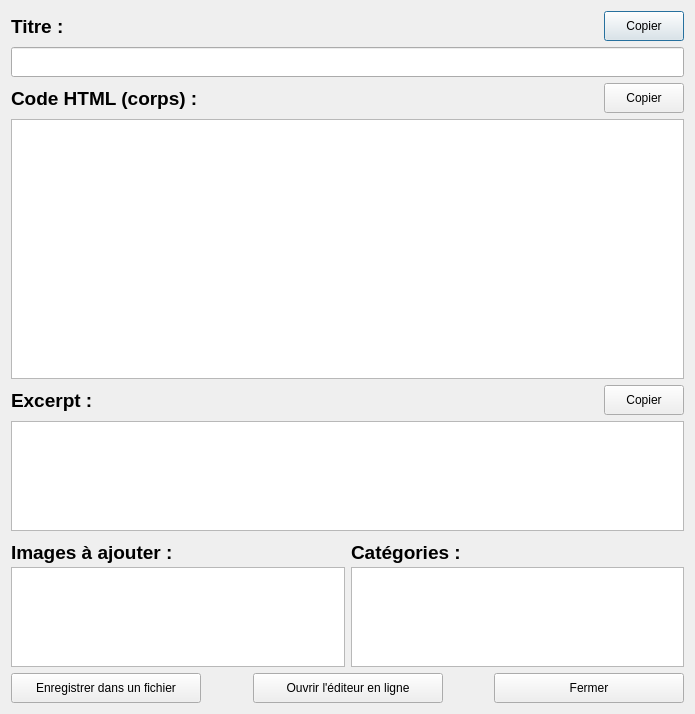
<?xml version="1.0" encoding="UTF-8"?>
<ui version="4.0">
 <class>SendManual</class>
 <widget class="QDialog" name="SendManual">
  <property name="geometry">
   <rect>
    <x>0</x>
    <y>0</y>
    <width>695</width>
    <height>714</height>
   </rect>
  </property>
  <property name="windowTitle">
   <string>Dialog</string>
  </property>
  <layout class="QHBoxLayout" name="horizontalLayout_6">
   <item>
    <layout class="QVBoxLayout" name="verticalLayout_3">
     <item>
      <layout class="QHBoxLayout" name="horizontalLayout">
       <item>
        <widget class="QLabel" name="label">
         <property name="sizePolicy">
          <sizepolicy hsizetype="Preferred" vsizetype="Fixed">
           <horstretch>0</horstretch>
           <verstretch>0</verstretch>
          </sizepolicy>
         </property>
         <property name="minimumSize">
          <size>
           <width>0</width>
           <height>30</height>
          </size>
         </property>
         <property name="maximumSize">
          <size>
           <width>16777215</width>
           <height>30</height>
          </size>
         </property>
         <property name="font">
          <font>
           <pointsize>14</pointsize>
           <weight>75</weight>
           <bold>true</bold>
          </font>
         </property>
         <property name="text">
          <string>Titre :</string>
         </property>
        </widget>
       </item>
       <item>
        <widget class="QPushButton" name="copyTitre">
         <property name="sizePolicy">
          <sizepolicy hsizetype="Fixed" vsizetype="Fixed">
           <horstretch>0</horstretch>
           <verstretch>0</verstretch>
          </sizepolicy>
         </property>
         <property name="minimumSize">
          <size>
           <width>80</width>
           <height>30</height>
          </size>
         </property>
         <property name="maximumSize">
          <size>
           <width>80</width>
           <height>30</height>
          </size>
         </property>
         <property name="text">
          <string>Copier</string>
         </property>
        </widget>
       </item>
      </layout>
     </item>
     <item>
      <widget class="QLineEdit" name="titre">
       <property name="minimumSize">
        <size>
         <width>510</width>
         <height>30</height>
        </size>
       </property>
       <property name="readOnly">
        <bool>true</bool>
       </property>
      </widget>
     </item>
     <item>
      <layout class="QHBoxLayout" name="horizontalLayout_2">
       <item>
        <widget class="QLabel" name="label_2">
         <property name="sizePolicy">
          <sizepolicy hsizetype="Preferred" vsizetype="Fixed">
           <horstretch>0</horstretch>
           <verstretch>0</verstretch>
          </sizepolicy>
         </property>
         <property name="minimumSize">
          <size>
           <width>0</width>
           <height>30</height>
          </size>
         </property>
         <property name="maximumSize">
          <size>
           <width>16777215</width>
           <height>30</height>
          </size>
         </property>
         <property name="font">
          <font>
           <pointsize>14</pointsize>
           <weight>75</weight>
           <bold>true</bold>
          </font>
         </property>
         <property name="text">
          <string>Code HTML (corps) :</string>
         </property>
        </widget>
       </item>
       <item>
        <widget class="QPushButton" name="copyHtmlCode">
         <property name="sizePolicy">
          <sizepolicy hsizetype="Fixed" vsizetype="Fixed">
           <horstretch>0</horstretch>
           <verstretch>0</verstretch>
          </sizepolicy>
         </property>
         <property name="minimumSize">
          <size>
           <width>80</width>
           <height>30</height>
          </size>
         </property>
         <property name="maximumSize">
          <size>
           <width>80</width>
           <height>30</height>
          </size>
         </property>
         <property name="text">
          <string>Copier</string>
         </property>
        </widget>
       </item>
      </layout>
     </item>
     <item>
      <widget class="QPlainTextEdit" name="htmlCode">
       <property name="minimumSize">
        <size>
         <width>510</width>
         <height>260</height>
        </size>
       </property>
       <property name="readOnly">
        <bool>true</bool>
       </property>
      </widget>
     </item>
     <item>
      <layout class="QHBoxLayout" name="horizontalLayout_5">
       <item>
        <widget class="QLabel" name="label_4">
         <property name="sizePolicy">
          <sizepolicy hsizetype="Preferred" vsizetype="Fixed">
           <horstretch>0</horstretch>
           <verstretch>0</verstretch>
          </sizepolicy>
         </property>
         <property name="minimumSize">
          <size>
           <width>0</width>
           <height>30</height>
          </size>
         </property>
         <property name="maximumSize">
          <size>
           <width>16777215</width>
           <height>30</height>
          </size>
         </property>
         <property name="font">
          <font>
           <pointsize>14</pointsize>
           <weight>75</weight>
           <bold>true</bold>
          </font>
         </property>
         <property name="text">
          <string>Excerpt :</string>
         </property>
        </widget>
       </item>
       <item>
        <widget class="QPushButton" name="copyExcerpt">
         <property name="sizePolicy">
          <sizepolicy hsizetype="Fixed" vsizetype="Fixed">
           <horstretch>0</horstretch>
           <verstretch>0</verstretch>
          </sizepolicy>
         </property>
         <property name="minimumSize">
          <size>
           <width>80</width>
           <height>30</height>
          </size>
         </property>
         <property name="maximumSize">
          <size>
           <width>80</width>
           <height>30</height>
          </size>
         </property>
         <property name="text">
          <string>Copier</string>
         </property>
        </widget>
       </item>
      </layout>
     </item>
     <item>
      <widget class="QPlainTextEdit" name="excerpt">
       <property name="minimumSize">
        <size>
         <width>330</width>
         <height>110</height>
        </size>
       </property>
       <property name="maximumSize">
        <size>
         <width>16777215</width>
         <height>150</height>
        </size>
       </property>
       <property name="readOnly">
        <bool>true</bool>
       </property>
      </widget>
     </item>
     <item>
      <layout class="QHBoxLayout" name="horizontalLayout_4">
       <item>
        <layout class="QVBoxLayout" name="verticalLayout">
         <property name="spacing">
          <number>0</number>
         </property>
         <item>
          <widget class="QLabel" name="label_3">
           <property name="sizePolicy">
            <sizepolicy hsizetype="Preferred" vsizetype="Fixed">
             <horstretch>0</horstretch>
             <verstretch>0</verstretch>
            </sizepolicy>
           </property>
           <property name="minimumSize">
            <size>
             <width>0</width>
             <height>30</height>
            </size>
           </property>
           <property name="maximumSize">
            <size>
             <width>16777215</width>
             <height>30</height>
            </size>
           </property>
           <property name="font">
            <font>
             <pointsize>14</pointsize>
             <weight>75</weight>
             <bold>true</bold>
            </font>
           </property>
           <property name="text">
            <string>Images à ajouter :</string>
           </property>
          </widget>
         </item>
         <item>
          <widget class="QPlainTextEdit" name="imagesToAdd">
           <property name="minimumSize">
            <size>
             <width>330</width>
             <height>90</height>
            </size>
           </property>
           <property name="maximumSize">
            <size>
             <width>16777215</width>
             <height>150</height>
            </size>
           </property>
           <property name="readOnly">
            <bool>true</bool>
           </property>
          </widget>
         </item>
        </layout>
       </item>
       <item>
        <layout class="QVBoxLayout" name="verticalLayout_2">
         <property name="spacing">
          <number>0</number>
         </property>
         <item>
          <widget class="QLabel" name="label_5">
           <property name="sizePolicy">
            <sizepolicy hsizetype="Preferred" vsizetype="Fixed">
             <horstretch>0</horstretch>
             <verstretch>0</verstretch>
            </sizepolicy>
           </property>
           <property name="minimumSize">
            <size>
             <width>0</width>
             <height>30</height>
            </size>
           </property>
           <property name="maximumSize">
            <size>
             <width>16777215</width>
             <height>30</height>
            </size>
           </property>
           <property name="font">
            <font>
             <pointsize>14</pointsize>
             <weight>75</weight>
             <bold>true</bold>
            </font>
           </property>
           <property name="text">
            <string>Catégories :</string>
           </property>
          </widget>
         </item>
         <item>
          <widget class="QListView" name="categories">
           <property name="minimumSize">
            <size>
             <width>330</width>
             <height>90</height>
            </size>
           </property>
           <property name="maximumSize">
            <size>
             <width>16777215</width>
             <height>150</height>
            </size>
           </property>
          </widget>
         </item>
        </layout>
       </item>
      </layout>
     </item>
     <item>
      <layout class="QHBoxLayout" name="horizontalLayout_3">
       <item>
        <widget class="QPushButton" name="saveInFile">
         <property name="sizePolicy">
          <sizepolicy hsizetype="Fixed" vsizetype="Fixed">
           <horstretch>0</horstretch>
           <verstretch>0</verstretch>
          </sizepolicy>
         </property>
         <property name="minimumSize">
          <size>
           <width>190</width>
           <height>30</height>
          </size>
         </property>
         <property name="maximumSize">
          <size>
           <width>190</width>
           <height>30</height>
          </size>
         </property>
         <property name="text">
          <string>Enregistrer dans un fichier</string>
         </property>
        </widget>
       </item>
       <item>
        <spacer name="horizontalSpacer">
         <property name="orientation">
          <enum>Qt::Horizontal</enum>
         </property>
         <property name="sizeHint" stdset="0">
          <size>
           <width>40</width>
           <height>20</height>
          </size>
         </property>
        </spacer>
       </item>
       <item>
        <widget class="QPushButton" name="openInline">
         <property name="sizePolicy">
          <sizepolicy hsizetype="Fixed" vsizetype="Fixed">
           <horstretch>0</horstretch>
           <verstretch>0</verstretch>
          </sizepolicy>
         </property>
         <property name="minimumSize">
          <size>
           <width>190</width>
           <height>30</height>
          </size>
         </property>
         <property name="maximumSize">
          <size>
           <width>190</width>
           <height>30</height>
          </size>
         </property>
         <property name="text">
          <string>Ouvrir l'éditeur en ligne</string>
         </property>
        </widget>
       </item>
       <item>
        <spacer name="horizontalSpacer_2">
         <property name="orientation">
          <enum>Qt::Horizontal</enum>
         </property>
         <property name="sizeHint" stdset="0">
          <size>
           <width>40</width>
           <height>20</height>
          </size>
         </property>
        </spacer>
       </item>
       <item>
        <widget class="QPushButton" name="closeDialog">
         <property name="sizePolicy">
          <sizepolicy hsizetype="Fixed" vsizetype="Fixed">
           <horstretch>0</horstretch>
           <verstretch>0</verstretch>
          </sizepolicy>
         </property>
         <property name="minimumSize">
          <size>
           <width>190</width>
           <height>30</height>
          </size>
         </property>
         <property name="maximumSize">
          <size>
           <width>190</width>
           <height>30</height>
          </size>
         </property>
         <property name="text">
          <string>Fermer</string>
         </property>
        </widget>
       </item>
      </layout>
     </item>
    </layout>
   </item>
  </layout>
 </widget>
 <tabstops>
  <tabstop>titre</tabstop>
  <tabstop>copyTitre</tabstop>
  <tabstop>htmlCode</tabstop>
  <tabstop>copyHtmlCode</tabstop>
  <tabstop>excerpt</tabstop>
  <tabstop>copyExcerpt</tabstop>
  <tabstop>imagesToAdd</tabstop>
  <tabstop>categories</tabstop>
  <tabstop>saveInFile</tabstop>
  <tabstop>openInline</tabstop>
  <tabstop>closeDialog</tabstop>
 </tabstops>
 <resources/>
 <connections/>
</ui>
